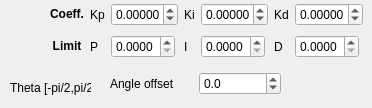
      <widget class="QWidget" name="y">
       <attribute name="title">
        <string>Y axis</string>
       </attribute>
       <widget class="QWidget" name="gridLayoutWidget_5">
        <property name="geometry">
         <rect>
          <x>50</x>
          <y>0</y>
          <width>313</width>
          <height>61</height>
         </rect>
        </property>
        <layout class="QGridLayout" name="PIDy">
         <item row="0" column="1">
          <widget class="QLabel" name="PID_angle_Kp_y_label">
           <property name="sizePolicy">
            <sizepolicy hsizetype="Fixed" vsizetype="Preferred">
             <horstretch>0</horstretch>
             <verstretch>0</verstretch>
            </sizepolicy>
           </property>
           <property name="text">
            <string>Kp</string>
           </property>
          </widget>
         </item>
         <item row="0" column="2">
          <widget class="QDoubleSpinBox" name="PID_angle_Kp_y">
           <property name="sizePolicy">
            <sizepolicy hsizetype="Fixed" vsizetype="Fixed">
             <horstretch>0</horstretch>
             <verstretch>0</verstretch>
            </sizepolicy>
           </property>
           <property name="suffix">
            <string/>
           </property>
           <property name="decimals">
            <number>5</number>
           </property>
           <property name="minimum">
            <double>-1.000000000000000</double>
           </property>
           <property name="maximum">
            <double>1.000000000000000</double>
           </property>
           <property name="singleStep">
            <double>0.001000000000000</double>
           </property>
           <property name="value">
            <double>0.000000000000000</double>
           </property>
          </widget>
         </item>
         <item row="0" column="4">
          <widget class="QDoubleSpinBox" name="PID_angle_Ki_y">
           <property name="sizePolicy">
            <sizepolicy hsizetype="Fixed" vsizetype="Fixed">
             <horstretch>0</horstretch>
             <verstretch>0</verstretch>
            </sizepolicy>
           </property>
           <property name="suffix">
            <string/>
           </property>
           <property name="decimals">
            <number>5</number>
           </property>
           <property name="minimum">
            <double>-1.000000000000000</double>
           </property>
           <property name="maximum">
            <double>1.000000000000000</double>
           </property>
           <property name="singleStep">
            <double>0.001000000000000</double>
           </property>
          </widget>
         </item>
         <item row="0" column="5">
          <widget class="QLabel" name="PID_angle_Kd_y_label">
           <property name="sizePolicy">
            <sizepolicy hsizetype="Fixed" vsizetype="Preferred">
             <horstretch>0</horstretch>
             <verstretch>0</verstretch>
            </sizepolicy>
           </property>
           <property name="text">
            <string>Kd</string>
           </property>
          </widget>
         </item>
         <item row="1" column="5">
          <widget class="QLabel" name="PID_angle_MAXd_y_label">
           <property name="sizePolicy">
            <sizepolicy hsizetype="Fixed" vsizetype="Preferred">
             <horstretch>0</horstretch>
             <verstretch>0</verstretch>
            </sizepolicy>
           </property>
           <property name="text">
            <string>D</string>
           </property>
          </widget>
         </item>
         <item row="1" column="3">
          <widget class="QLabel" name="PID_angle_MAXi_y_label">
           <property name="sizePolicy">
            <sizepolicy hsizetype="Fixed" vsizetype="Preferred">
             <horstretch>0</horstretch>
             <verstretch>0</verstretch>
            </sizepolicy>
           </property>
           <property name="text">
            <string>I</string>
           </property>
          </widget>
         </item>
         <item row="0" column="3">
          <widget class="QLabel" name="PID_angle_Ki_y_label">
           <property name="sizePolicy">
            <sizepolicy hsizetype="Fixed" vsizetype="Preferred">
             <horstretch>0</horstretch>
             <verstretch>0</verstretch>
            </sizepolicy>
           </property>
           <property name="text">
            <string>Ki</string>
           </property>
          </widget>
         </item>
         <item row="1" column="0">
          <widget class="QLabel" name="label_PID_angle_MAX_y">
           <property name="text">
            <string>&lt;html&gt;&lt;head/&gt;&lt;body&gt;&lt;p align=&quot;center&quot;&gt;&lt;span style=&quot; font-weight:600;&quot;&gt;Limit&lt;/span&gt;&lt;/p&gt;&lt;/body&gt;&lt;/html&gt;</string>
           </property>
           <property name="textFormat">
            <enum>Qt::RichText</enum>
           </property>
          </widget>
         </item>
         <item row="1" column="1">
          <widget class="QLabel" name="PID_angle_MAXp_y_label">
           <property name="sizePolicy">
            <sizepolicy hsizetype="Fixed" vsizetype="Preferred">
             <horstretch>0</horstretch>
             <verstretch>0</verstretch>
            </sizepolicy>
           </property>
           <property name="text">
            <string>P</string>
           </property>
          </widget>
         </item>
         <item row="0" column="0">
          <widget class="QLabel" name="label_PID_angle_y">
           <property name="text">
            <string>&lt;html&gt;&lt;head/&gt;&lt;body&gt;&lt;p align=&quot;center&quot;&gt;&lt;span style=&quot; font-weight:600;&quot;&gt;Coeff.&lt;/span&gt;&lt;/p&gt;&lt;/body&gt;&lt;/html&gt;</string>
           </property>
           <property name="textFormat">
            <enum>Qt::RichText</enum>
           </property>
          </widget>
         </item>
         <item row="0" column="6">
          <widget class="QDoubleSpinBox" name="PID_angle_Kd_y">
           <property name="sizePolicy">
            <sizepolicy hsizetype="Fixed" vsizetype="Fixed">
             <horstretch>0</horstretch>
             <verstretch>0</verstretch>
            </sizepolicy>
           </property>
           <property name="suffix">
            <string/>
           </property>
           <property name="decimals">
            <number>5</number>
           </property>
           <property name="minimum">
            <double>-1.000000000000000</double>
           </property>
           <property name="maximum">
            <double>1.000000000000000</double>
           </property>
           <property name="singleStep">
            <double>0.001000000000000</double>
           </property>
           <property name="value">
            <double>0.000000000000000</double>
           </property>
          </widget>
         </item>
         <item row="1" column="2">
          <widget class="QDoubleSpinBox" name="PID_angle_MAXp_y">
           <property name="sizePolicy">
            <sizepolicy hsizetype="Fixed" vsizetype="Fixed">
             <horstretch>0</horstretch>
             <verstretch>0</verstretch>
            </sizepolicy>
           </property>
           <property name="suffix">
            <string/>
           </property>
           <property name="decimals">
            <number>4</number>
           </property>
           <property name="minimum">
            <double>0.000000000000000</double>
           </property>
           <property name="maximum">
            <double>9.000000000000000</double>
           </property>
           <property name="singleStep">
            <double>0.010000000000000</double>
           </property>
           <property name="value">
            <double>0.000000000000000</double>
           </property>
          </widget>
         </item>
         <item row="1" column="4">
          <widget class="QDoubleSpinBox" name="PID_angle_MAXi_y">
           <property name="sizePolicy">
            <sizepolicy hsizetype="Fixed" vsizetype="Fixed">
             <horstretch>0</horstretch>
             <verstretch>0</verstretch>
            </sizepolicy>
           </property>
           <property name="suffix">
            <string/>
           </property>
           <property name="decimals">
            <number>4</number>
           </property>
           <property name="minimum">
            <double>0.000000000000000</double>
           </property>
           <property name="maximum">
            <double>9.000000000000000</double>
           </property>
           <property name="singleStep">
            <double>0.010000000000000</double>
           </property>
          </widget>
         </item>
         <item row="1" column="6">
          <widget class="QDoubleSpinBox" name="PID_angle_MAXd_y">
           <property name="sizePolicy">
            <sizepolicy hsizetype="Fixed" vsizetype="Fixed">
             <horstretch>0</horstretch>
             <verstretch>0</verstretch>
            </sizepolicy>
           </property>
           <property name="suffix">
            <string/>
           </property>
           <property name="decimals">
            <number>4</number>
           </property>
           <property name="minimum">
            <double>0.000000000000000</double>
           </property>
           <property name="maximum">
            <double>9.000000000000000</double>
           </property>
           <property name="singleStep">
            <double>0.010000000000000</double>
           </property>
          </widget>
         </item>
        </layout>
       </widget>
       <widget class="QWidget" name="gridLayoutWidget_8">
        <property name="geometry">
         <rect>
          <x>110</x>
          <y>68</y>
          <width>171</width>
          <height>31</height>
         </rect>
        </property>
        <layout class="QGridLayout" name="angle_offset_y_layout">
         <item row="0" column="0">
          <widget class="QLabel" name="angle_offset_y_label">
           <property name="text">
            <string>Angle offset</string>
           </property>
          </widget>
         </item>
         <item row="0" column="1">
          <widget class="QDoubleSpinBox" name="angle_offset_y">
           <property name="decimals">
            <number>1</number>
           </property>
           <property name="minimum">
            <double>-45.000000000000000</double>
           </property>
           <property name="maximum">
            <double>45.000000000000000</double>
           </property>
          </widget>
         </item>
        </layout>
       </widget>
       <widget class="QLabel" name="label">
        <property name="geometry">
         <rect>
          <x>10</x>
          <y>80</y>
          <width>81</width>
          <height>16</height>
         </rect>
        </property>
        <property name="text">
         <string>Theta [-pi/2,pi/2]</string>
        </property>
       </widget>
      </widget>
